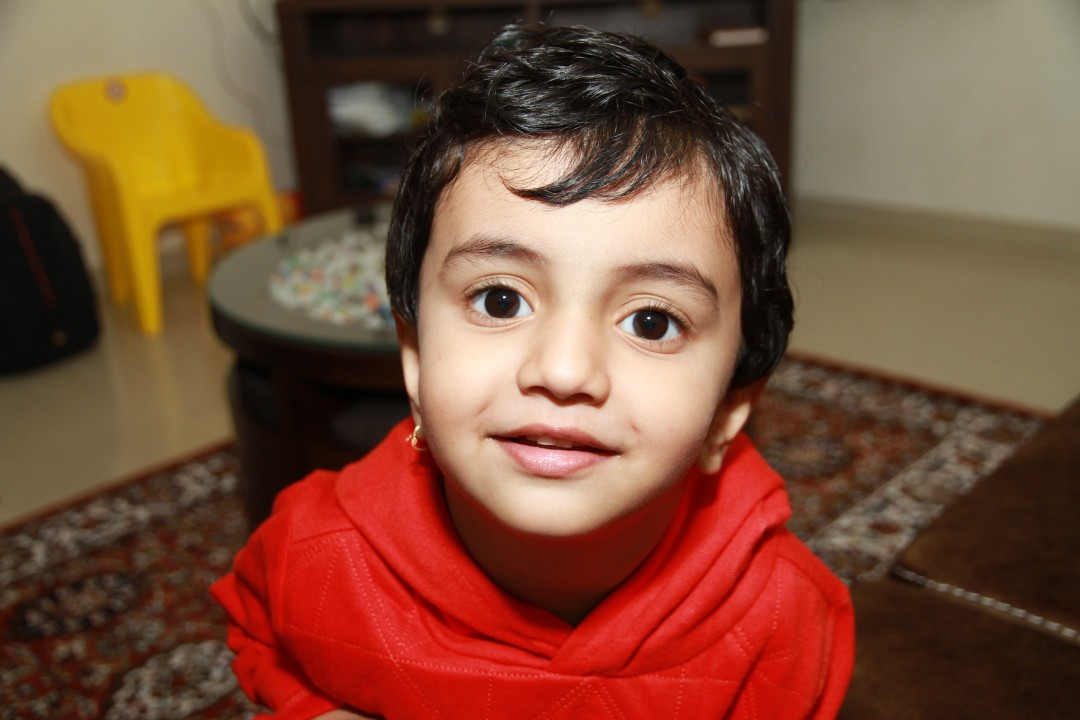
#> input picture 5.JPG, 1080 x 720 px, found by its file name
$ jupyter execute 'Eyes and Face detection from Images using HAAR Cascade Classifier.ipynb'
#> lines starting #> are read from the running program, lines starting #| are printed output that depends on the picture; after the words box and inside, x2 and y2 are one past the last pixel; in counts of white or black regions, pixels touching at a corner belong together
## Eyes and Face detection from Images using HAAR Cascade Classifier

[cell 1]
# pip install opencv-python

[cell 2]
# import cv2 library
import numpy as np
import cv2
import warnings
warnings.filterwarnings('ignore')
import os

[cell 3]
os.chdir('E:\\prasad\\SMIIT\\Opencv\\Eyes Detection from Images using HAAR Cascade Classifier')

[cell 4]
# Load trained cascade classifier
face_classifier = cv2.CascadeClassifier('haarcascade_frontalface_default.xml')
eye_classifier = cv2.CascadeClassifier('haarcascade_eye.xml')

# Load our image then convert it to grayscale
img = cv2.imread('5.jpg')
#> img is the input picture: shape (720, 1080, 3); mean B, G, R 56.1, 77.3, 122

# Resize the image
img = cv2.resize(img,(650,450))
#> img: shape (450, 650, 3)

# image convert it into grayscale
gray = cv2.cvtColor(img, cv2.COLOR_BGR2GRAY)
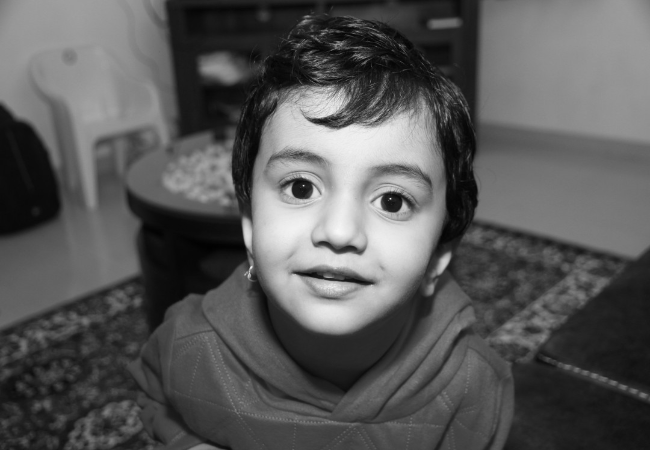
#> gray: shape (450, 650); min 1, max 248, mean 88.2

# Detect faces ROI
#Syntax: Classifier.detectMultiScale(input image, Scale Factor , Min Neighbors)
# Our classifier returns the ROI of the detected face as a tuple
# It stores the top left coordinate and the bottom right coordiantes
faces = face_classifier.detectMultiScale(gray, 1.3, 3)
#> faces = [[218, 92, 245, 245]]

# When no faces detected, face_classifier returns and empty tuple
if faces is ():
    print("No Face Found")

# We iterate through our faces array and draw a rectangle
# over each face in faces
for (x,y,w,h) in faces:
    cv2.rectangle(img,(x,y),(x+w,y+h),(127,0,255),2)

    #After drawing a rectangle we crop a perticular face using below technique
    cv2.imshow('Face',img)
    cv2.waitKey(0)
    roi_gray = gray[y:y+h, x:x+w]
    roi_color = img[y:y+h, x:x+w]
    eyes = eye_classifier.detectMultiScale(roi_gray)
    for (ex,ey,ew,eh) in eyes:
        cv2.rectangle(roi_color,(ex,ey),(ex+ew,ey+eh),(255,252,0),1)
        # Show image
        cv2.imshow('Eyes',img)
        cv2.waitKey(0)
#> this loop made 1 pass
#> (x, y, w, h, eyes) on pass 1: (218, 92, 245, 245, [[48, 62, 67, 67], [142, 78, 63, 63]])
#> pass 1, `cv2.imshow('Face',img)`:
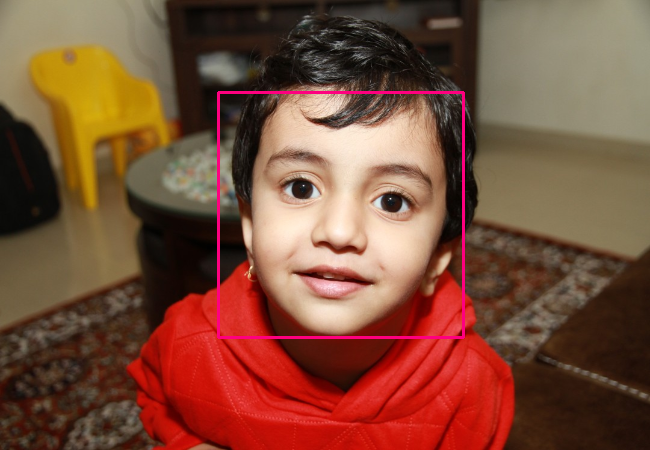
#> window 'Face': shape (450, 650, 3); mean B, G, R 56.9, 76.8, 123.5
#> pass 1, `roi_gray = gray[y:y+h, x:x+w]`:
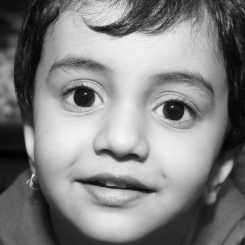
#> roi_gray: shape (245, 245); min 2, max 248, mean 130.9
#> pass 1, `roi_color = img[y:y+h, x:x+w]`:
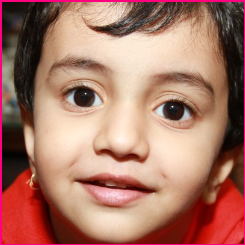
#> roi_color: shape (245, 245, 3); mean B, G, R 102.6, 118, 168.9
#> pass 1, `cv2.imshow('Eyes',img)`:
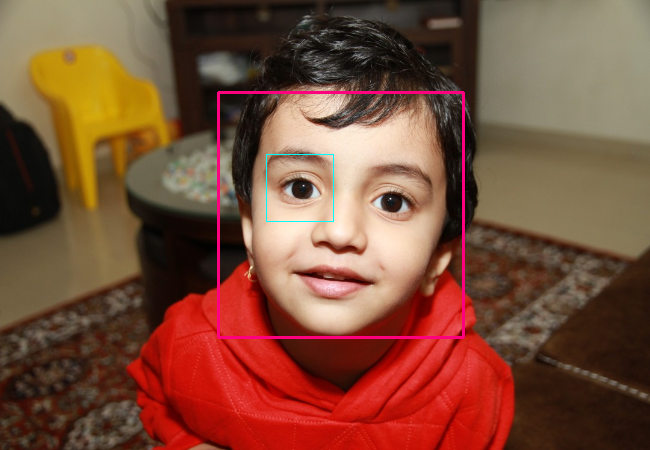
#> window 'Eyes': shape (450, 650, 3); mean B, G, R 57, 76.9, 123.3
#> after the loop:
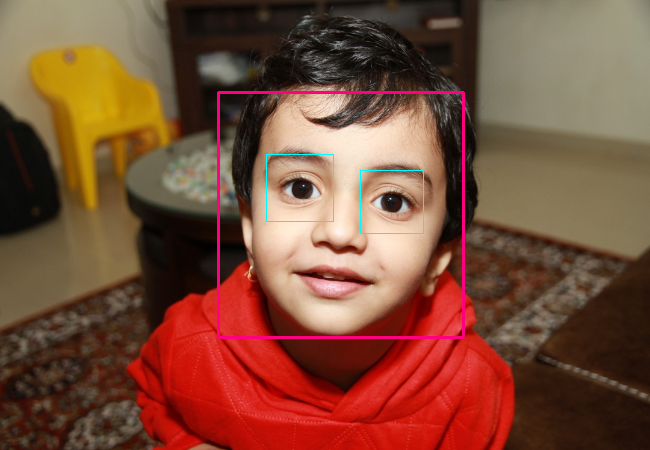
#> img: shape (450, 650, 3); mean B, G, R 57.1, 76.9, 123.1
#> after the loop:
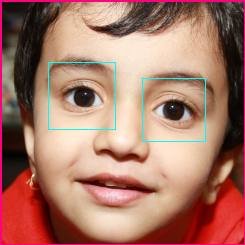
#> roi_color: shape (245, 245, 3); 0.87% of pixels changed, all inside (x1, y1, x2, y2) = (48, 62, 206, 142)
#close all windows
cv2.destroyAllWindows()
